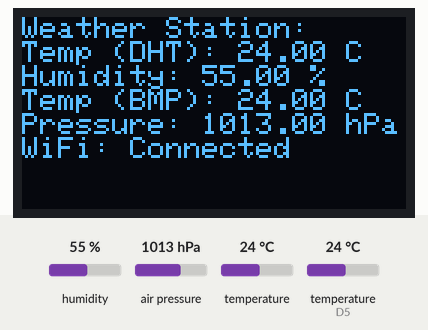
A sketch run on a simulated ESP8266 (NodeMCU). Shown: 128×64 one-colour display. Inputs (shaded band) come from the test bench; at power-on: humidity 55 %, air pressure 1013 hPa, temperature 24 °C, temperature (sensor on D5) 24 °C. WiFi joins after 1.5 s; servers stay silent unless stated; uploads are accepted with an empty reply; what the sketch prints to the serial monitor is not drawn.

Above: at 7.0 s.
7.1 s: humidity set to 22 %
At 9.2 s:
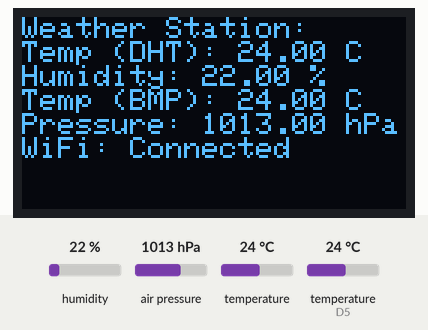
9.8 s: air pressure set to 952 hPa
At 11.1 s:
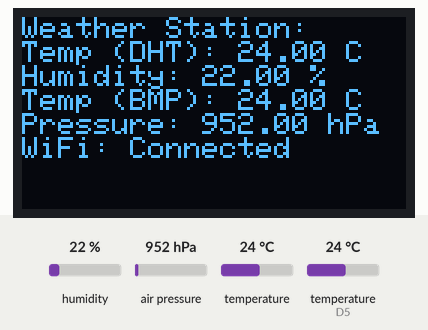
12.5 s: temperature (sensor 0) set to 12 °C
At 15.0 s:
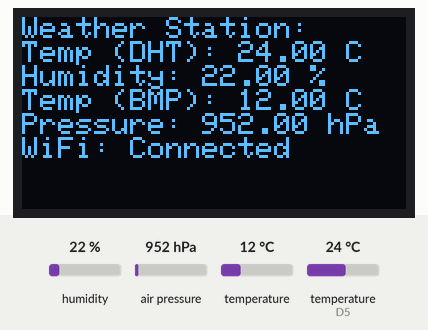
15.7 s: temperature (sensor on D5) set to 12 °C
At 16.9 s:
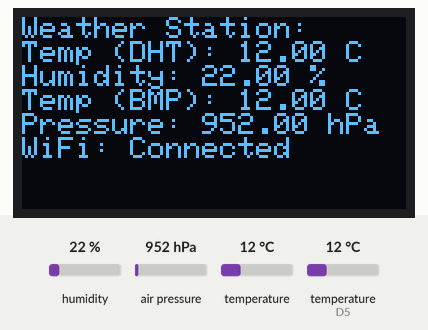
18.4 s: humidity set to 40 %
At 20.7 s:
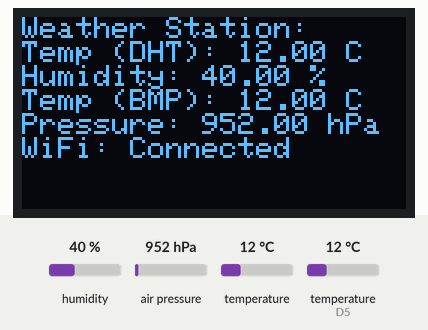
21.9 s: air pressure set to 975 hPa
At 31.6 s:
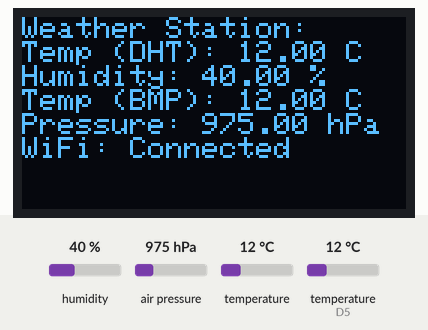
Timing chart, 0 to 33.1 s (numbered marks = the images above; inputs shaded):
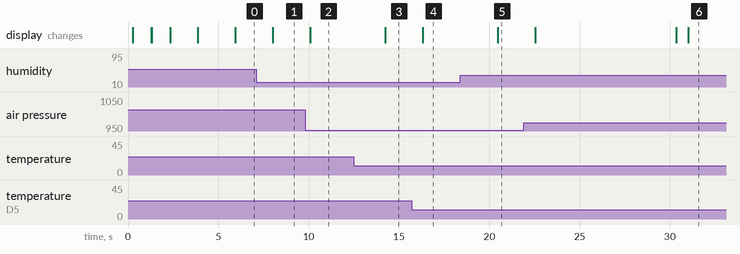

Measured:
- after the input at 7.1 s, the display: changes after 0.91 s (image 1)
- after the input at 9.8 s, the display: changes after 0.29 s (image 2)
- after the input at 12.5 s, the display: changes after 1.7 s (image 3)
- after the input at 15.7 s, the display: changes after 0.62 s (image 4)
- after the input at 18.4 s, the display: changes after 2.1 s (image 5)
- after the input at 21.9 s, the display: changes after 0.65 s (image 6)

The sketch:

arduino_code.ino
```cpp
#include <ESP8266WiFi.h>
#include <ESP8266HTTPClient.h>
#include <WiFiClientSecure.h>
#include <ArduinoJson.h>
#include <Wire.h>
#include <Adafruit_Sensor.h>
#include <Adafruit_BMP085_U.h>
#include <Adafruit_SH110X.h>
#include <DHT.h>
#include <WiFiClient.h>

// === WiFi configuration ===
const char* ssid = "wpa";     // Replace with your WiFi SSID
const char* password = "1234567890"; // Replace with your WiFi password

// === Server configuration ===
// Important: This URL must match your latest deployed Vercel URL
const char* serverUrl = "https://weatherwatchpro-lkqrb2gq4-webrookie0s-projects.vercel.app/api/weather";

// === Pin configuration ===
#define DHTPIN D5        // GPIO14 on ESP8266
#define DHTTYPE DHT11
#define OLED_I2C_ADDRESS 0x3C  // Most SH1106 OLEDs use 0x3C

// === Sensor objects ===
DHT dht(DHTPIN, DHTTYPE);
Adafruit_BMP085_Unified bmp = Adafruit_BMP085_Unified(10085);
Adafruit_SH1106G display = Adafruit_SH1106G(128, 64, &Wire, -1);  // -1 means no reset pin

// === Device information ===
const char* deviceId = "ESP8266-WS001";  // Unique identifier for this device
unsigned long bootTime;                   // Store boot time for uptime calculation
bool bmp_available = false;

// === Other variables ===
unsigned long lastSendTime = 0;
const unsigned long sendInterval = 30000; // Send data every 30 seconds
unsigned long lastDisplayTime = 0;
const unsigned long displayInterval = 2000; // Update display every 2 seconds
bool isSending = false; // Flag to prevent multiple sends at once

WiFiClient client;
HTTPClient http;

void setup() {
  Serial.begin(115200);
  delay(100);  // Let Serial stabilize

  // Initialize I2C with custom pins (D2 = SDA, D1 = SCL)
  Wire.begin(D2, D1);
  delay(100);  // Let I2C stabilize

  // Record boot time
  bootTime = millis();

  // === Initialize OLED Display ===
  if (!display.begin(OLED_I2C_ADDRESS, true)) {
    Serial.println("OLED initialization failed. Check wiring and address!");
    while (1);  // Halt
  }

  display.clearDisplay();
  display.setTextSize(1);
  display.setTextColor(SH110X_WHITE);
  display.setCursor(0, 0);
  display.println("Weather Station");
  display.println("Initializing...");
  display.display();
  delay(1000);

  // === Initialize DHT Sensor ===
  dht.begin();
  display.println("DHT11 initialized");
  display.display();

  // === Initialize BMP180 Sensor ===
  if (!bmp.begin()) {
    bmp_available = false;
    Serial.println("BMP180 not found.");
    display.println("BMP180 not found!");
  } else {
    bmp_available = true;
    Serial.println("BMP180 initialized.");
    display.println("BMP180 initialized");
  }
  display.display();
  delay(1000);

  // === Connect to WiFi ===
  display.println("Connecting to WiFi...");
  display.display();

  WiFi.begin(ssid, password);

  int wifiAttempts = 0;
  while (WiFi.status() != WL_CONNECTED && wifiAttempts < 20) {
    delay(500);
    Serial.print(".");
    wifiAttempts++;
  }

  if (WiFi.status() == WL_CONNECTED) {
    Serial.println("");
    Serial.println("WiFi connected");
    Serial.println("IP address: " + WiFi.localIP().toString());

    display.println("WiFi connected!");
    display.println(WiFi.localIP().toString());
  } else {
    Serial.println("");
    Serial.println("WiFi connection failed");

    display.println("WiFi connection failed!");
  }

  display.display();
  delay(2000);
}

void loop() {
  unsigned long currentMillis = millis();

  // Update the display more frequently than sending data
  if (currentMillis - lastDisplayTime >= displayInterval) {
    lastDisplayTime = currentMillis;
    readAndDisplaySensorData();
  }

  // Check if it's time to send data to the server and not already sending
  if (!isSending && currentMillis - lastSendTime >= sendInterval) {
    isSending = true; // Set flag to prevent multiple sends
    lastSendTime = currentMillis;
    sendDataToServer();
    isSending = false; // Clear flag after send complete
  }

  // Keep the main loop running without long delays
  delay(100);
}

void readAndDisplaySensorData() {
  // Read DHT11 values
  float humidity = dht.readHumidity();
  float temp_dht = dht.readTemperature();

  // Initialize BMP180 values
  float temp_bmp = NAN;
  float pressure = NAN;

  if (bmp_available) {
    sensors_event_t event;
    bmp.getEvent(&event);
    if (!isnan(event.pressure)) {
      pressure = event.pressure;
      bmp.getTemperature(&temp_bmp);
    } else {
      Serial.println("Failed to read pressure from BMP180.");
    }
  }

  // Display data
  display.clearDisplay();
  display.setCursor(0, 0);
  display.println("Weather Station:");

  display.print("Temp (DHT): ");
  display.print(temp_dht);
  display.println(" C");

  display.print("Humidity: ");
  display.print(humidity);
  display.println(" %");

  if (!isnan(temp_bmp)) {
    display.print("Temp (BMP): ");
    display.print(temp_bmp);
    display.println(" C");
  } else {
    display.println("BMP Temp: N/A");
  }

  if (!isnan(pressure)) {
    display.print("Pressure: ");
    display.print(pressure);
    display.println(" hPa");
  } else {
    display.println("Pressure: N/A");
  }

  // Display WiFi status
  display.print("WiFi: ");
  display.println(WiFi.status() == WL_CONNECTED ? "Connected" : "Disconnected");

  display.display();
}

void sendDataToServer() {
  if (WiFi.status() != WL_CONNECTED) {
    Serial.println("WiFi not connected. Attempting to reconnect...");
    WiFi.begin(ssid, password);

    // Wait up to 5 seconds for reconnection
    int reconnectAttempts = 0;
    while (WiFi.status() != WL_CONNECTED && reconnectAttempts < 10) {
      delay(500);
      Serial.print(".");
      reconnectAttempts++;
    }

    if (WiFi.status() != WL_CONNECTED) {
      Serial.println("WiFi reconnection failed. Cannot send data.");
      return;
    } else {
      Serial.println("WiFi reconnected!");
    }
  }

  // Read sensor data
  float humidity = dht.readHumidity();
  float temp_dht = dht.readTemperature();

  // Initialize BMP180 values
  float temp_bmp = NAN;
  float pressure = NAN;

  if (bmp_available) {
    sensors_event_t event;
    bmp.getEvent(&event);
    if (!isnan(event.pressure)) {
      pressure = event.pressure;
      bmp.getTemperature(&temp_bmp);
    }
  }

  // Check if DHT readings failed
  if (isnan(humidity) || isnan(temp_dht)) {
    Serial.println("Failed to read from DHT sensor! Skipping this transmission.");
    return;
  }

  // Calculate uptime
  unsigned long uptimeMillis = millis() - bootTime;
  unsigned long uptimeSeconds = uptimeMillis / 1000;
  unsigned long uptimeMinutes = uptimeSeconds / 60;
  unsigned long uptimeHours = uptimeMinutes / 60;
  unsigned long uptimeDays = uptimeHours / 24;

  String uptimeStr;
  if (uptimeDays > 0) {
    uptimeStr = String(uptimeDays) + " days, " + String(uptimeHours % 24) + " hours";
  } else if (uptimeHours > 0) {
    uptimeStr = String(uptimeHours) + " hours, " + String(uptimeMinutes % 60) + " minutes";
  } else {
    uptimeStr = String(uptimeMinutes) + " minutes, " + String(uptimeSeconds % 60) + " seconds";
  }

  // Get WiFi signal strength
  long rssi = WiFi.RSSI();

  // Create JSON document
  DynamicJsonDocument jsonDoc(1024);
  jsonDoc["device_id"] = deviceId;
  jsonDoc["temperature_dht"] = temp_dht;
  jsonDoc["humidity"] = humidity;
  jsonDoc["signal_strength"] = rssi;
  jsonDoc["uptime"] = uptimeStr;

  // Add BMP data if available
  if (!isnan(temp_bmp)) {
    jsonDoc["temperature_bmp"] = temp_bmp;
  }

  if (!isnan(pressure)) {
    jsonDoc["pressure"] = pressure;
  }

  // Serialize JSON to string
  String jsonString;
  serializeJson(jsonDoc, jsonString);

  Serial.println("Sending data to server: " + jsonString);

  // Use WiFiClientSecure for HTTPS connections
  WiFiClientSecure secureClient;
  // Skip certificate verification
  secureClient.setInsecure();

  HTTPClient https;

  // Start connection and send HTTP header
  https.setTimeout(15000); // 15 second timeout

  // Begin HTTP session
  bool success = https.begin(secureClient, serverUrl);
  if (!success) {
    Serial.println("HTTPS setup failed");
    return;
  }

  // Add headers
  https.addHeader("Content-Type", "application/json");

  // Send the request
  Serial.println("Sending HTTPS POST request...");
  int httpCode = https.POST(jsonString);
  Serial.println("HTTPS status code: " + String(httpCode));

  // Check for successful response (200 or 201)
  if (httpCode == HTTP_CODE_OK || httpCode == HTTP_CODE_CREATED) {
    String response = https.getString();
    Serial.println("Success! Response: " + response);

    // Update display with success
    display.clearDisplay();
    display.setCursor(0, 0);
    display.println("Data sent OK!");
    display.println("Temp: " + String(temp_dht) + "C");
    display.println("Humidity: " + String(humidity) + "%");
    display.display();
  }
  else {
    Serial.println("HTTP Error: " + String(httpCode));

    if (httpCode > 0) {
      // Response received but with error
      String response = https.getString();
      Serial.println("Response: " + response);
    } else {
      // No response
      Serial.println("Connection failed: " + https.errorToString(httpCode));
    }

    // Show error on display
    display.clearDisplay();
    display.setCursor(0, 0);
    display.println("HTTP Error");
    display.println("Code: " + String(httpCode));
    display.display();
  }

  // Clean up
  https.end();
  Serial.println("HTTPS connection closed");

  // Small delay after sending to prevent freezing
  delay(500);
}
```
